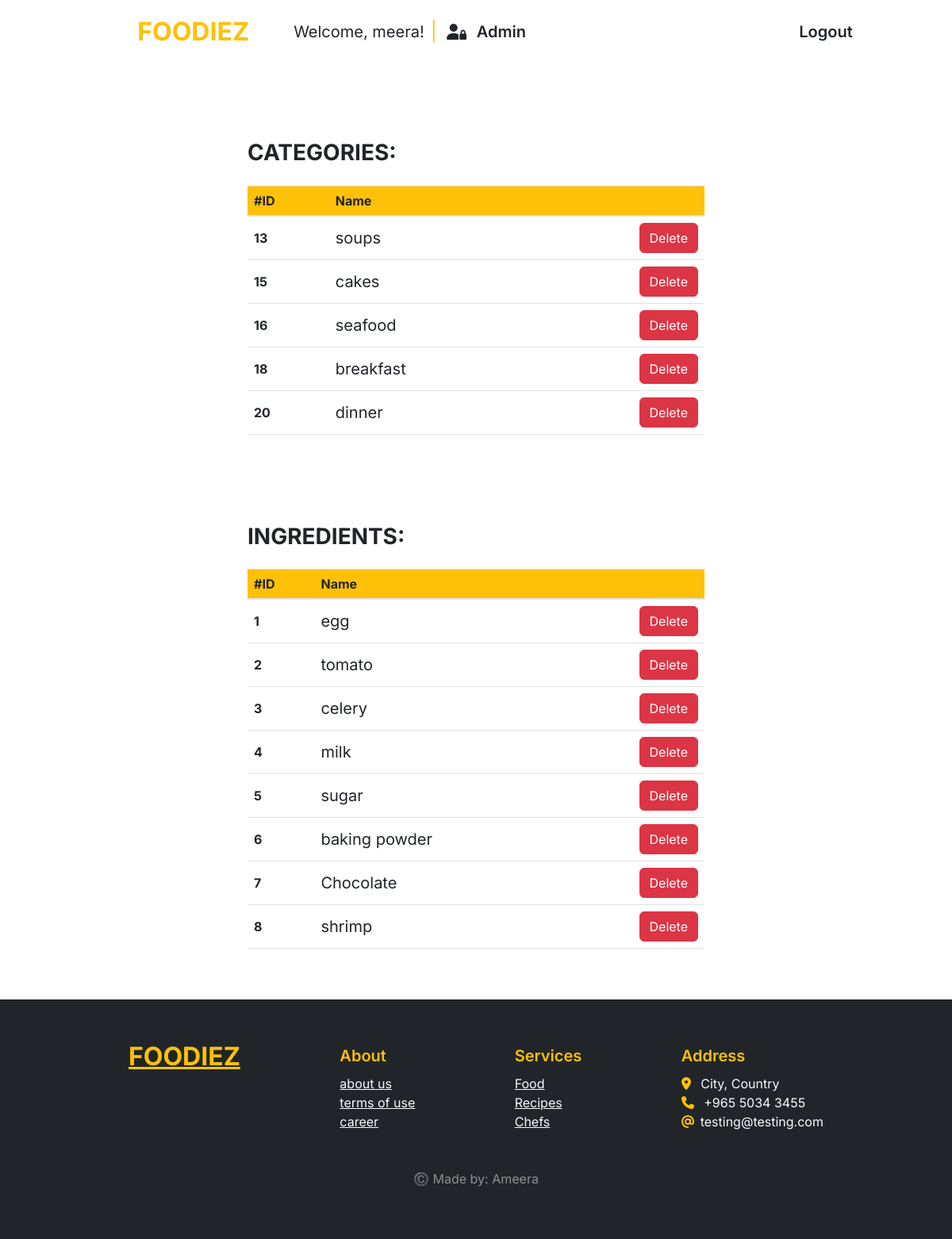
The page /admin-page/ (signed in) on the database its author committed.
### food/models.py (models this page shows, shortened)
class Category(models.Model):
    name = models.CharField(max_length=100, unique=True)

class Ingredient(models.Model):
    name = models.CharField(max_length=100, unique=True)

### food/views.py (the view)
# urls.py: path("admin-page/", views.admin_view, name="admin-page"),
def admin_view(request):
    categories = Category.objects.all()
    ingredients = Ingredient.objects.all()
    context = {
        "categories": categories,
        "ingredients": ingredients,
    }
    return render(request, 'pages/admin_page.html', context)

### food/context_processor.py (called while the page is built)
def processor(request):
    register_form = RegisterForm()
    login_form = LoginForm()
    return {'register_form': register_form, "login_form": login_form,}

### food/templates/pages/admin_page.html (shortened to what this page needs)
{% extends 'base.html' %}
{% load bootstrap4 %}
{% block content %}
<section class="container w-50 py-5 my-5">
    <h1 class="fs-3 fw-bold text-uppercase mb-4">Categories:</h1>
    <table class="table table-hover">
        <thead>
            <tr class="bg-warning">
                <th scope="col">#ID</th>
                <th scope="col">Name</th>
                <th scope="col"></th>
            </tr>
        </thead>
        <tbody>
            {% for category in categories %}
            <tr>
                <th scope="row" class="align-middle">{{ category.id }}</th>
                <td class="fs-5 align-middle">{{ category.name}}</td>
                <td>
                    <div class="float-right">
                        <a href="{% url 'delete-category' cat_id=category.id%}" class="btn btn-danger confirm-delete" data-bs-toggle="modal" data-bs-target="#confirmDeleteModal" id="deleteButton{{category.id}}">Delete</a>
                    </div>
                </td>
            </tr>
            {% endfor %}
        </tbody>
    </table>
</section>
<section class="container w-50 pb-5 mt-5">
    <h1 class="fs-3 fw-bold text-uppercase mb-4">ingredients:</h1>
    <table class="table table-hover">
        <thead>
            <tr class="bg-warning">
                <th scope="col">#ID</th>
                <th scope="col">Name</th>
                <th scope="col"></th>
            </tr>
        </thead>
        <tbody>
            {% for ingredient in ingredients %}
            <tr>
                <th scope="row" class="align-middle">{{ ingredient.id }}</th>
                <td class="fs-5 align-middle">{{ ingredient.name}}</td>
                <td>
                    <div class="float-right">
                        <a href="{% url 'delete-ingredient' ing_id=ingredient.id%}" class="btn btn-danger confirm-delete" data-bs-toggle="modal" data-bs-target="#confirmDeleteModal" id="deleteButton{{ingredient.id}}">Delete</a>
                    </div>
                </td>
            </tr>
            {% endfor %}
        </tbody>
    </table>
</section>
{% endblock content %}

### food/templates/base.html (shortened to what this page needs)
{% load bootstrap4 %}
{% bootstrap_css %}
{% load static %}
<!DOCTYPE html>
<html lang="en">
  <head>
    <link
      href="https://cdn.jsdelivr.net/npm/bootstrap@5.2.0/dist/css/bootstrap.min.css"
      rel="stylesheet"
    />
    <link rel="stylesheet" href="{% static 'css/styles.css' %}" />
  </head>
  <body>
    <header>
      <nav class="navbar navbar-expand-lg bg-white">
        <div
          class="container-fluid d-flex justify-content-center align-items-center w-100"
        >
          <ul
            class="navbar-nav mb-2 mb-lg-0 d-flex justify-content-start align-items-center w-75"
          >
            <li class="nav-item fs-2 fw-bold mx-5">
              <a class="nav-link link-warning" href="{% url 'home' %}"
                >FOODIEZ</a
              >
            </li>
            <li class="nav-item fs-5 me-2">
              Welcome, {{ request.user.username}}!
            </li>
            {% if request.user.is_authenticated and request.user.is_staff %}
            <li class="nav-item text-warning fs-4">|</li>
            <li class="nav-item fs-5 fw-semibold mx-1">
              <a class="nav-link link-dark" href="{% url 'admin-page' %}"
                ><i class="fa-solid fa-user-lock me-2"></i> Admin</a
              >
            </li>
            {% endif %}
          </ul>
          <ul class="navbar-nav mb-2 mb-lg-0 d-flex align-items-center">
            {% if request.user.is_authenticated %}
            <li class="nav-item fs-5 fw-semibold mx-auto">
              <a class="nav-link link-dark" href="{% url 'logout' %}">Logout</a>
            </li>
            {% endif %}
          </ul>
        </div>
      </nav>
    </header>
    {% block content %}{% endblock content %}
    <footer class="m-auto bg-dark pt-5 pb-5">
      <div class="container w-75 mb-5 d-flex justify-content-between">
        <a class="link-warning fs-2 fw-bold m-0" href="{% url 'home' %}"
          >FOODIEZ</a
        >
        <div class="d-flex flex-column">
          <p class="fs-5 fw-semibold mt-2 mb-2 text-warning">About</p>
          <a class="link-light" href="#">about us</a>
          <a class="link-light" href="#">terms of use</a>
          <a class="link-light" href="#">career</a>
        </div>
        <div class="d-flex flex-column">
          <p class="fs-5 fw-semibold mt-2 mb-2 text-warning">Services</p>
          <a class="link-light" href="#">Food</a>
          <a class="link-light" href="#">Recipes</a>
          <a class="link-light" href="#">Chefs</a>
        </div>
        <div class="d-flex flex-column text-light">
          <p class="fs-5 fw-semibold mt-2 mb-2 text-warning">Address</p>
          <p class="m-0">
            <i class="fa-solid fa-location-dot me-2 text-warning"></i> City,
            Country
          </p>
          <p class="m-0">
            <i class="fa-solid fa-phone me-2 text-warning"></i> +965 5034 3455
          </p>
          <p class="m-0">
            <i class="fa-solid fa-at me-2 text-warning"></i>testing@testing.com
          </p>
        </div>
      </div>
      <center class="mt-auto">
        <p class="footer-text fs-6">©️ Made by: Ameera</p>
      </center>
    </footer>
  </body>
</html>

### food/static/css/styles.css (style rules this page uses)
body { height: 100vh; font-family: 'inter', sans-serif; }
footer { margin: auto; }
.footer-text { color: rgb(142, 142, 142); }

### rows shown on the page
Category: id "13", name "soups"
Category: id "15", name "cakes"
Category: id "16", name "seafood"
Category: id "18", name "breakfast"
Category: id "20", name "dinner"
Ingredient: id "1", name "egg"
Ingredient: id "2", name "tomato"
Ingredient: id "3", name "celery"
Ingredient: id "4", name "milk"
Ingredient: id "5", name "sugar"
Ingredient: id "6", name "baking powder"
Ingredient: id "7", name "Chocolate"
Ingredient: id "8", name "shrimp"

### other values the page prints
{{ request.user.username }} "meera"
